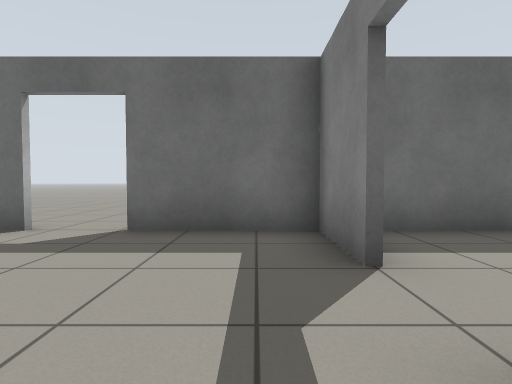
view 1 (above)

12 first-person views from a walk through a world built for the Gazebo simulator. The camera is 0.72 m above the floor, tilts 2° down and sees 80° across. The floor is counted in squares, 1 m on a side. Each view is taken from the middle of a square. On the plan, view 1 faces up. The plan holds only what a view shows up to about 10 squares ahead; the rest is blank.

view 2
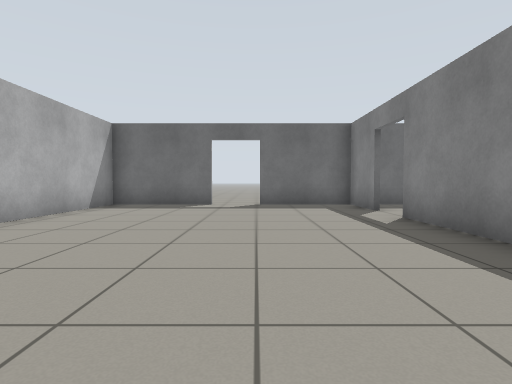

view 3
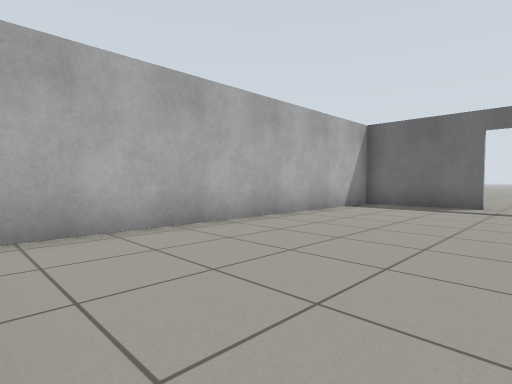

view 4
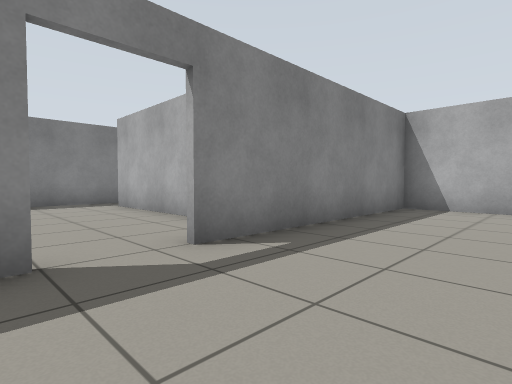

view 5
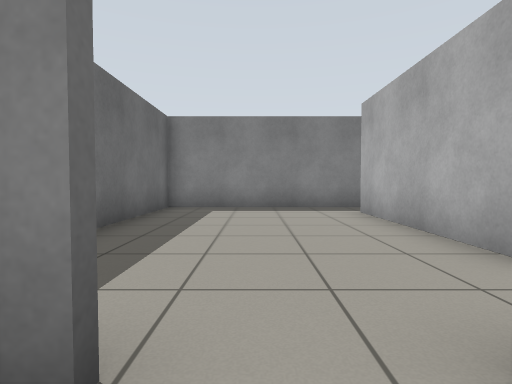

view 6
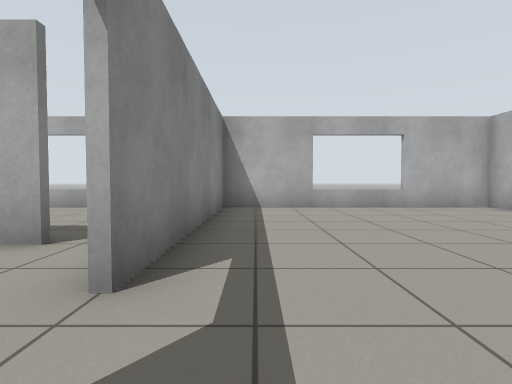

view 7
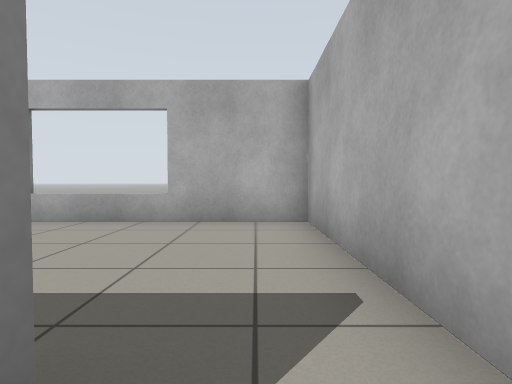

view 8
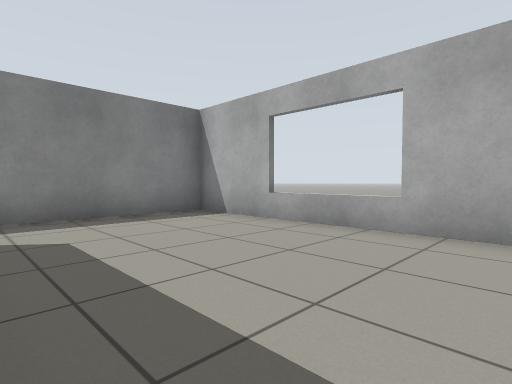

view 9
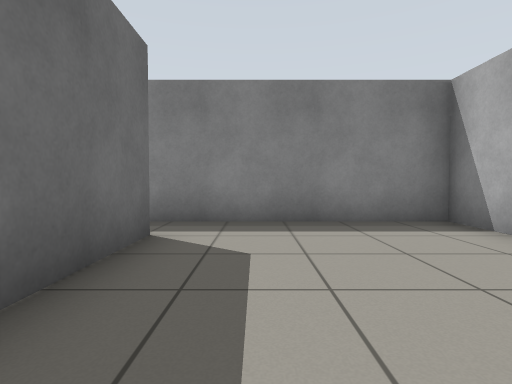

view 10
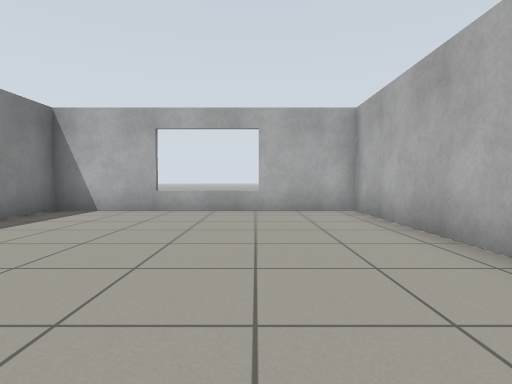

view 11
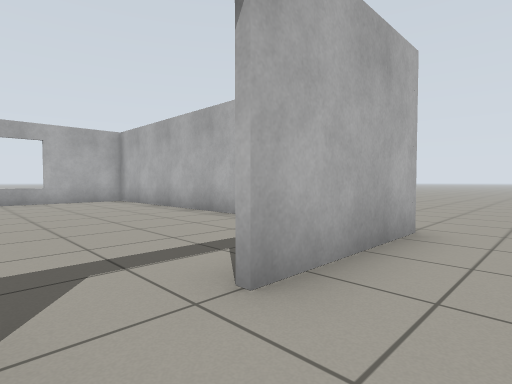

view 12
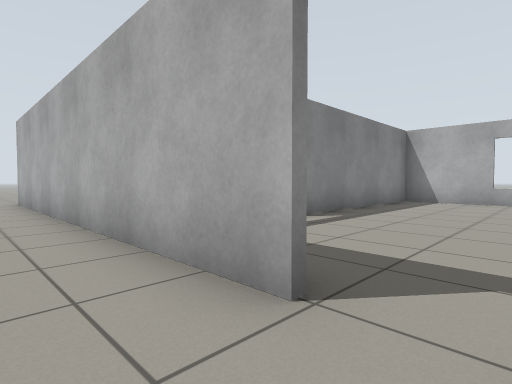

### Floor plan
Ten units are one square. View 1 is at (0, 0); x grows to the right and y downward. Boxes are objects, and circles mark ways between rooms. Rooms are numbered by the first view taken in them; rooms with no view inside come last. Other rooms are left out.
<svg viewBox="-85 -65 174 125">
<path fill="none" stroke="#000" d="M9 -25 9 -44 -19 -44M-33 -44 -64 -44 -64 54 10 54M9 55 9 -11M24 4 71 4M84 10 84 -44 17 -44M11 10 11 55M10 54 84 54 84 10M71 6 46 6M-66 -46 -34 -46"/>
<circle cx="10" cy="-15" r="3" fill="#2a7"/>
<circle cx="-25" cy="-45" r="3" fill="#2a7"/>
<circle cx="20" cy="10" r="3" fill="#2a7"/>
<circle cx="70" cy="10" r="3" fill="#2a7"/>
<text x="-30" y="10">1</text>
<text x="40" y="-20">2</text>
<text x="40" y="30">3</text>
<text x="-50" y="-60">4</text>
</svg>
Room 1 opens to room 2. Room 1 opens to room 4. Room 2 opens to room 3.

Where each view was taken, in squares from view 1:
view 1: 0 up, 0 right, facing up
view 2: 5 down, 2 left, facing up
view 3: 5 down, 2 left, facing up-left
view 4: 3 up, 2 left, facing down-right
view 5: 2 up, 0 right, facing right
view 6: 3 up, 0 right, facing down
view 7: 0 up, 2 right, facing down
view 8: 1 down, 2 right, facing down-right
view 9: 2 down, 3 right, facing right
view 10: 2 up, 4 left, facing down
view 11: 6 up, 2 left, facing down-left
view 12: 6 up, 3 left, facing down-right
